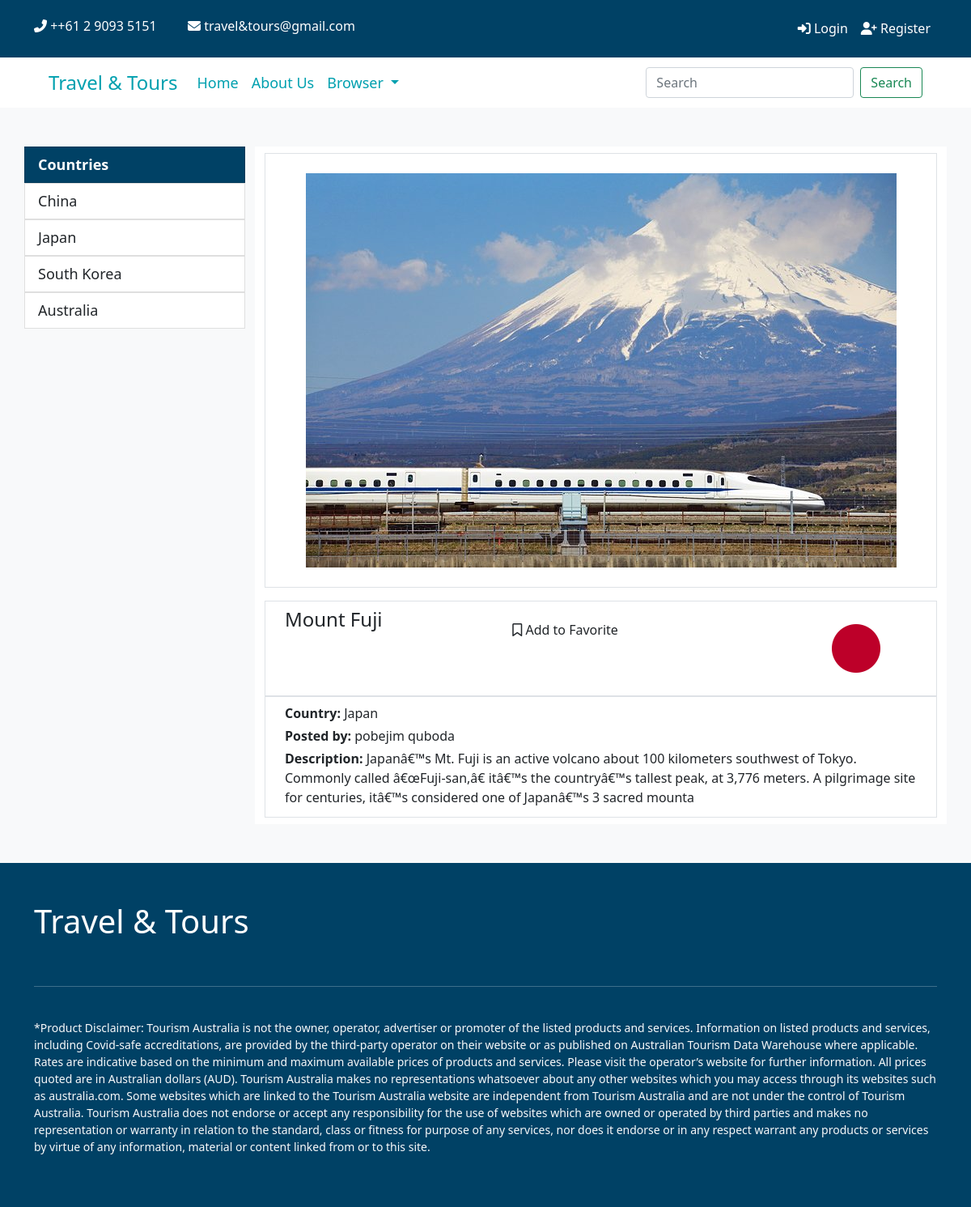
Screenshot of /details.php?det=9 with the database file from the repository.
### tables this page shows
CREATE TABLE `country` (
  `countryId` int(11) NOT NULL,
  `countryName` varchar(150) NOT NULL,
  `capital` varchar(150) NOT NULL,
  `continent` varchar(150) NOT NULL,
  `area` varchar(100) NOT NULL,
  `population` varchar(100) NOT NULL,
  `currency` varchar(20) NOT NULL,
  `language` varchar(150) NOT NULL,
  `code` varchar(100) NOT NULL,
  `neighbour` varchar(100) NOT NULL,
  `description` varchar(250) NOT NULL,
  `image` varchar(250) NOT NULL,
  `countryFlag` varchar(250) NOT NULL,
  `submitted_by` varchar(100) NOT NULL,
  `type` varchar(150) NOT NULL
);

CREATE TABLE `location` (
  `locationId` int(11) NOT NULL,
  `name` varchar(150) NOT NULL,
  `country` varchar(150) NOT NULL,
  `details` varchar(250) NOT NULL,
  `images` varchar(150) NOT NULL,
  `submitted_by` varchar(100) NOT NULL,
  `type` varchar(150) NOT NULL
);

CREATE TABLE `users` (
  `userId` int(11) NOT NULL,
  `firstname` varchar(100) NOT NULL,
  `surname` varchar(100) NOT NULL,
  `email` varchar(100) NOT NULL,
  `address` varchar(100) NOT NULL,
  `contact` varchar(100) NOT NULL,
  `city` varchar(100) NOT NULL,
  `region` varchar(100) NOT NULL,
  `postal` int(11) NOT NULL,
  `username` varchar(100) NOT NULL,
  `password` varchar(100) NOT NULL
);

### details.php (the view)
<?php require "header.php"; ?>
<?php
	include 'db.php';
    $det = $_GET['det'];
    $location = $pdo->query("
        SELECT * FROM location l
        JOIN users u
        ON l.submitted_by = u.userId
        JOIN country c
        ON l.country = c.countryId
        WHERE locationId = $det
        ")->fetch();
    $stmts = $pdo->prepare("SELECT * FROM country ORDER BY countryId ASC LIMIT 10");
    $stmts->execute();
 ?>
<section class="py-5 bg-light">
	<div class="container">
		<div class="row">
		<div class="col-md-3">
			<div class="row">
				<div class="list-group">
					<ul class="nav flex-column">
						<li class="nav-item  active">
							<a class="nav-link list-group-item bg-primary text-white fw-bold disabled" href="#" aria-current="page" >Countries</a>
						</li>
						<?php foreach ($stmts as $rows) {?>
					  <li class="nav-item">
					    <a class="nav-link list-group-item" aria-current="page" href="single.php?si=<?php echo $rows['countryId'];?>"><?php echo $rows['countryName']; ?></a>
					  </li>
					<?php } ?>
					</ul>
				</div>
			</div>
		</div>
		<div class="col-md-9 py-2 bg-white">
			<div class="border p-4 text-center mb-3">
				<?php echo '<img src="image/location/'.$location['images'].'" class="img-fluid"  alt="'. $location['name'].'">'; ?>
			</div>
			<div class="border px-4 py-2">
				<div class="row">
					<div class="col-md-4">
						<h2 class="fs-4"><?php echo $location['name']; ?></h2>
					</div>
					<div class="col-md-4 pt-2">
						<a href="favorite.php?fav=<?php echo $_GET['det']; ?>" class="text-decoration-none text-dark btn"><i class="far fa-bookmark"></i> Add to Favorite</a>
					</div>
					<div class="col-md-4">
						<?php echo '<img src="image/countryflag/'.$location['countryFlag'].'" class="img-fluid float-end"  alt="flag" style="max-width: 150px; max-height: 100px;">' ?>
					</div>
				</div>
			</div>
			<div class="border px-4 py-2">
				<div class="row">
					<div class="col-md-12">
						<p class="mb-1"><strong class="fs-6">Country:</strong> <?php echo $location['countryName']; ?></p>
					</div>
					<div class="col-md-12">
						<p class="mb-1"><strong class="fs-6">Posted by:</strong> <?php echo $location['firstname']; ?> <?php echo $location['surname']; ?></p>
					</div>
					<div class="col-md-12">
						<p class="mb-1"><strong class="fs-6">Description:</strong>  <?php echo $location['details']; ?> </p>
					</div>
				</div>
			</div>
		</div>
		</div>
	</div>
</section>
<?php require "footer.php"; ?>

### css/style.css (style rules this page uses)
.nav-item .nav-link { font-size: 18px; }

### rows the page displays
country: countryName "China"
country: countryName "Japan"
country: countryName "South Korea"
country: countryName "Australia"
location: images (picture), name "Mount Fuji", country.countryFlag (picture), country.countryName "Japan", users.firstname "pobejim", users.surname "quboda", details "Japanâ€™s Mt. Fuji is an active volcano about 100 kilometers southwest of Tokyo. Commonly called â€œFuji-san,â€ itâ€™s the countryâ€™s tallest peak, at 3,776 meters. A pilgrimage site for centuries, itâ€™s considered one of Japanâ€™s 3 sacred mounta"
